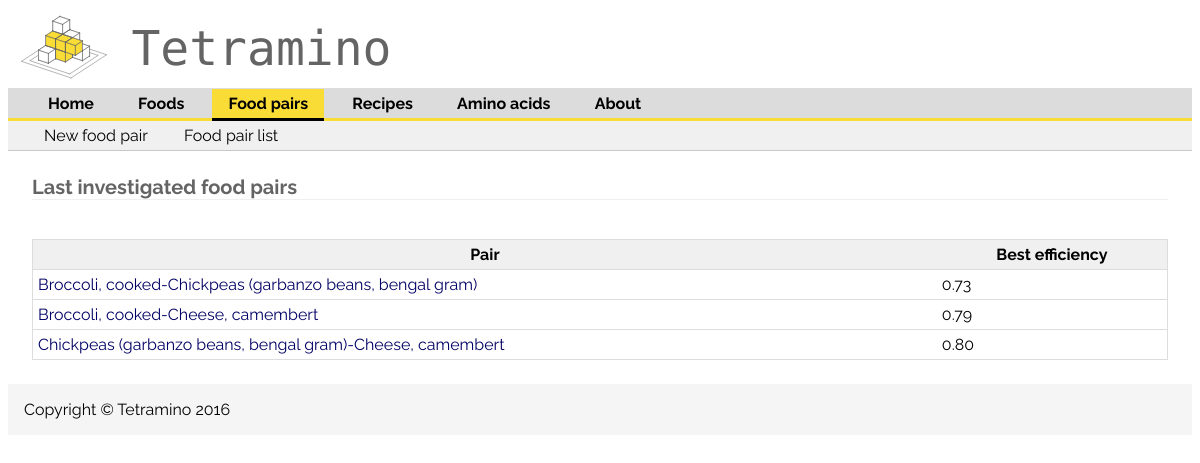
The page /foodPairList/ on the database as committed earlier.
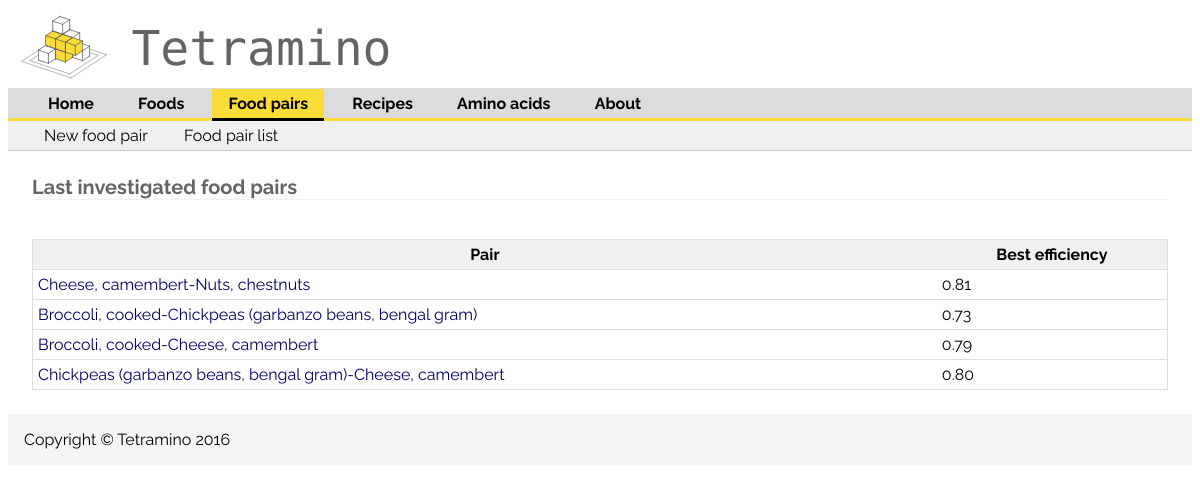
The same page on the database as committed later.
### aminoApp/models.py (models this page shows, shortened)
class FoodPair(models.Model):
    foodOneId = models.IntegerField()
    foodTwoId = models.IntegerField() #models.ForeignKey(Food)
    pair_name = models.CharField(max_length=30, null=True)
    bestEfficiency = models.FloatField(null=True)
    bestProportion = models.FloatField(null=True)
    angleAbsolute = models.FloatField(null=True)
    angleIncomplete = models.FloatField(null=True)

### aminoApp/views.py (the view)
# urls.py: url(r'^foodPairList/', views.showFoodPairList, name='foodPairTable'),
def showFoodPairList(request):
    pairList= FoodPair.objects.order_by('-pk')[:25]
    context = {'pairList': pairList}
    return render(request, 'aminoApp/foodPairTable.html', context)

### aminoApp/templates/aminoApp/foodPairTable.html (shortened to what this page needs)
{% extends "aminoApp/baseAssociations.html" %}
{% block content %}
<h1>Last investigated food pairs</h1>
    {% if pairList %}
        <table style="width:100%">
            <tr>
                <th>Pair</th>
                <th>Best efficiency</th>
            </tr>
        {% for pair in pairList %}
            <tr>
                <td><a href="/aminoApp/inspectLoadedFoodPair/{{ pair.pk }}/">{{ pair.pair_name }}</a> </td>
                <td>{{ pair.bestEfficiency |floatformat:2}}</td>
            </tr>
        {% endfor %}
        </table>
    {% else %}
        <p>No pair is available.</p>
    {% endif %}
{% endblock %}

Rows that differ between the two databases and show on the page:
added FoodPair: pair_name "Cheese, camembert-Nuts, chestnuts", bestEfficiency "0.81"
